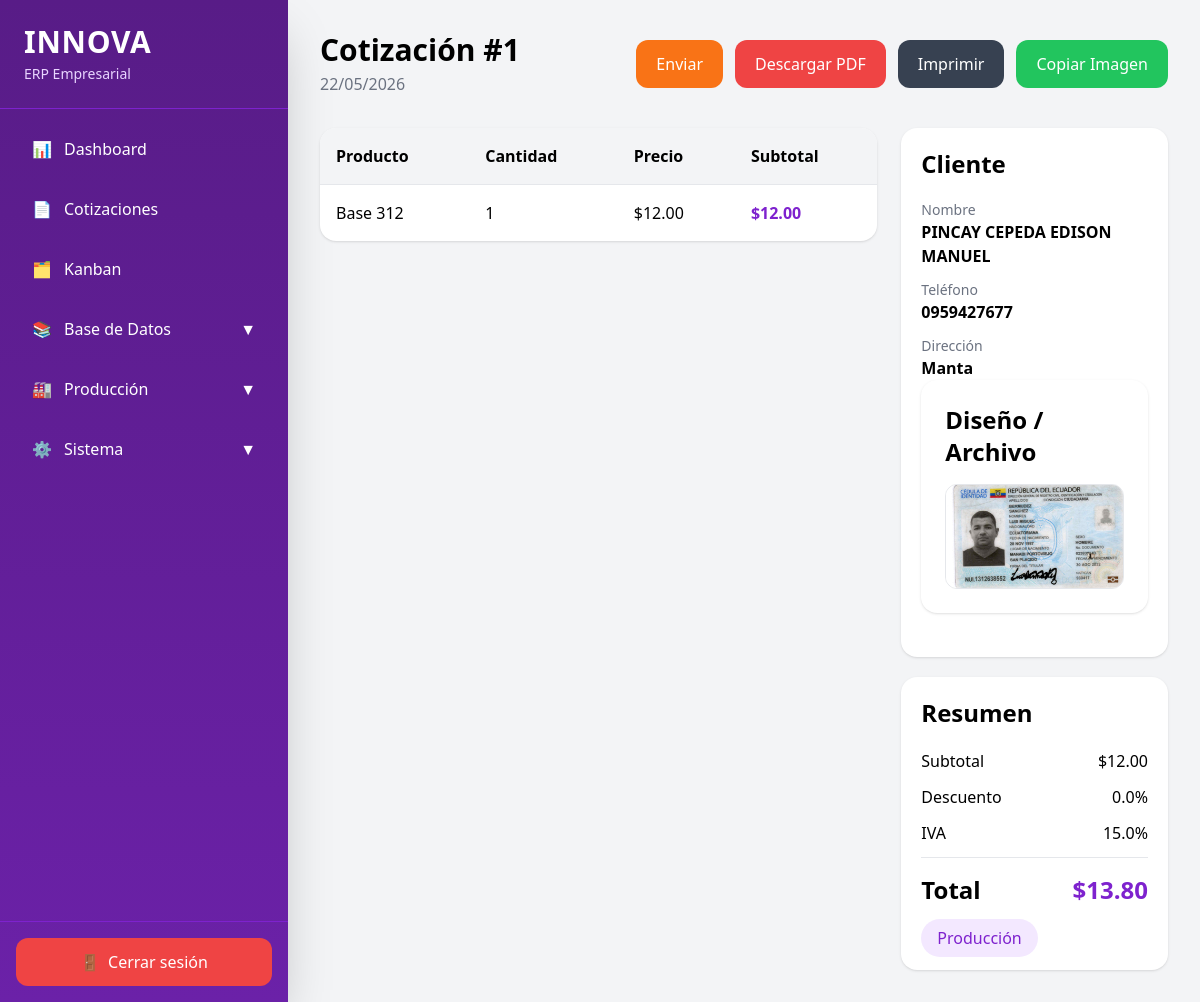
The page /quotations/1 (signed in) on the database its author committed.
### app/models/quotation.py (models this page shows)
class Quotation(Base):
    __tablename__ = "quotations"
    id = Column(Integer, primary_key=True)
    client_id = Column(
        Integer,
        ForeignKey("clients.id")
    )
    subtotal = Column(Float)
    discount = Column(Float)
    iva = Column(Float)
    total = Column(Float)
    status = Column(String)
    delivery_date = Column(Date)
    design_file = Column(String)
    created_at = Column(
        DateTime,
        default=datetime.utcnow
    )
    client = relationship("Client")
    items = relationship(
    "QuotationItem"
)

### app/models/quotation_item.py (models this page shows)
class QuotationItem(Base):
    __tablename__ = "quotation_items"
    id = Column(
        Integer,
        primary_key=True,
        index=True
    )
    quotation_id = Column(
        Integer,
        ForeignKey("quotations.id")
    )
    product_id = Column(
        Integer,
        ForeignKey("products.id"),
        nullable=True
    )
    quantity = Column(Integer)
    detail = Column(String)
    measure = Column(String)
    shape = Column(String)
    color = Column(String)
    logo = Column(String)
    unit_price = Column(Float)
    total = Column(Float)
    product = relationship(
        "Product"
    )

### app/models/client.py (models this page shows)
class Client(Base):
    __tablename__ = "clients"
    id = Column(Integer, primary_key=True, index=True)
    name = Column(String)
    company = Column(String)
    ruc_ci = Column(String)
    phone = Column(String)
    email = Column(String)
    address = Column(Text)
    client_type = Column(String)
    observations = Column(Text)

### app/routes/quotations.py (the view)
@router.get(
    "/{quotation_id}",
    response_class=HTMLResponse
)
async def quotation_detail(
    quotation_id: int,
    request: Request,
    db: Session = Depends(get_db)
):
    user = role_required(
        request,
        ["admin", "ventas"]
    )
    if isinstance(user, RedirectResponse):
        return user
    quotation = db.query(
        Quotation
    ).filter(
        Quotation.id == quotation_id
    ).first()
    return templates.TemplateResponse(
        request=request,
        name="quotation_detail.html",
        context={
            "quotation": quotation
        }
    )

### app/templates/quotation_detail.html (shortened to what this page needs)
{% extends 'base.html' %}
{% block content %}
<div class="flex justify-between items-center mb-8">
    <div>
        <h1 class="text-3xl font-bold">
            Cotización #{{ quotation.id }}
        </h1>
        <div class="text-gray-500 mt-1">
            {{ quotation.created_at.strftime('%d/%m/%Y') }}
        </div>
    </div>
    <div class="flex gap-3 flex-wrap">
        {% if quotation.status == 'produccion' %}
        <a
            href="/quotations/{{ quotation.id }}/shipping"
            class="bg-orange-500 hover:bg-orange-600 text-white px-5 py-3 rounded-xl transition"
        >
            Enviar
        </a>
        {% endif %}
        <a
            href="/quotations/{{ quotation.id }}/pdf"
            class="bg-red-500 hover:bg-red-600 text-white px-5 py-3 rounded-xl transition"
        >
            Descargar PDF
        </a>
        <button
            onclick="window.print()"
            class="bg-gray-700 hover:bg-gray-800 text-white px-5 py-3 rounded-xl transition"
        >
            Imprimir
        </button>
        <button
            onclick="copyQuotationImage()"
            class="bg-green-500 hover:bg-green-600 text-white px-5 py-3 rounded-xl transition"
        >
            Copiar Imagen
        </button>
    </div>
</div>
<div
    id="quotation_capture"
    class="grid grid-cols-3 gap-6"
>
    <div class="col-span-2">
        <div class="bg-white rounded-2xl shadow overflow-hidden">
            <table class="w-full">
                <thead class="bg-gray-100">
                    <tr>
                        <th class="text-left p-4">
                            Producto
                        </th>
                        <th class="text-left p-4">
                            Cantidad
                        </th>
                        <th class="text-left p-4">
                            Precio
                        </th>
                        <th class="text-left p-4">
                            Subtotal
                        </th>
                    </tr>
                </thead>
                <tbody>
                    {% for item in quotation.items %}
                    <tr class="border-t">
                        <td class="p-4">
                            {{ item.detail }}
                        </td>
                        <td class="p-4">
                            {{ item.quantity }}
                        </td>
                        <td class="p-4">
                            ${{ "%.2f"|format(item.unit_price) }}
                        </td>
                        <td class="p-4 font-bold text-purple-700">
                            ${{ "%.2f"|format(item.total) }}
                        </td>
                    </tr>
                    {% endfor %}
                </tbody>
            </table>
        </div>
    </div>
    <div>
        <div class="bg-white p-5 rounded-2xl shadow">
            <h2 class="text-2xl font-bold mb-5">
                Cliente
            </h2>
            <div class="space-y-3">
                <div>
                    <div class="text-sm text-gray-500">
                        Nombre
                    </div>
                    <div class="font-semibold">
                        {{ quotation.client.name }}
                    </div>
                </div>
                <div>
                    <div class="text-sm text-gray-500">
                        Teléfono
                    </div>
                    <div class="font-semibold">
                        {{ quotation.client.phone }}
                    </div>
                </div>
                <div>
                    <div class="text-sm text-gray-500">
                        Dirección
                    </div>
                    <div class="font-semibold">
                        {{ quotation.client.address }}
                    </div>
                </div>
            </div>
            {% if quotation.design_file %}
<div class="bg-white rounded-2xl shadow p-6 mb-6">
    <h2 class="text-2xl font-bold mb-4">
        Diseño / Archivo
    </h2>
    {% if quotation.design_file.endswith(
        ('.png', '.jpg', '.jpeg')
    ) %}
    <img
        src="/uploads/designs/{{ quotation.design_file }}"
        class="max-h-[500px] rounded-xl border"
    >
    {% endif %}
</div>
{% endif %}
        </div>
        <div class="bg-white p-5 rounded-2xl shadow mt-5">
            <h2 class="text-2xl font-bold mb-5">
                Resumen
            </h2>
            <div class="flex justify-between mb-3">
                <span>
                    Subtotal
                </span>
                <span>
                    ${{ "%.2f"|format(quotation.subtotal) }}
                </span>
            </div>
            <div class="flex justify-between mb-3">
                <span>
                    Descuento
                </span>
                <span>
                    {{ quotation.discount }}%
                </span>
            </div>
            <div class="flex justify-between mb-3">
                <span>
                    IVA
                </span>
                <span>
                    {{ quotation.iva }}%
                </span>
            </div>
            <div class="border-t pt-4 flex justify-between text-2xl font-bold">
                <span>
                    Total
                </span>
                <span class="text-purple-700">
                    ${{ "%.2f"|format(quotation.total) }}
                </span>
            </div>
            <div class="mt-5">
                {% if quotation.status == 'pendiente' %}
                <span class="bg-yellow-100 text-yellow-700 px-4 py-2 rounded-full">
                    Pendiente
                </span>
                {% elif quotation.status == 'aprobada' %}
                <span class="bg-blue-100 text-blue-700 px-4 py-2 rounded-full">
                    Aprobada
                </span>
                {% elif quotation.status == 'produccion' %}
                <span class="bg-purple-100 text-purple-700 px-4 py-2 rounded-full">
                    Producción
                </span>
                {% elif quotation.status == 'enviada' %}
                <span class="bg-orange-100 text-orange-700 px-4 py-2 rounded-full">
                    Enviada
                </span>
                {% elif quotation.status == 'entregada' %}
                <span class="bg-green-100 text-green-700 px-4 py-2 rounded-full">
                    Entregada
                </span>
                {% endif %}
            </div>
        </div>
    </div>
</div>
{% endblock %}

### rows shown on the page
Quotation: id "1", created_at "22/05/2026", design_file (picture), subtotal "12.00", discount "0.0", iva "15.0", total "13.80"
QuotationItem: detail "Base 312", quantity "1", unit_price "12.00", total "12.00"
Client: client.name "PINCAY CEPEDA EDISON MANUEL", client.phone "0959427677", client.address "Manta"
